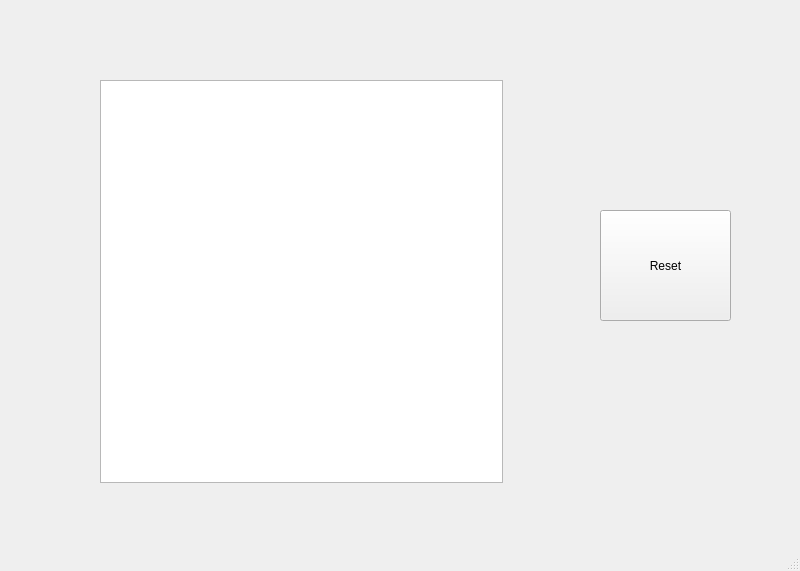
<?xml version="1.0" encoding="UTF-8"?>
<ui version="4.0">
 <class>MainWindow</class>
 <widget class="QMainWindow" name="MainWindow">
  <property name="geometry">
   <rect>
    <x>0</x>
    <y>0</y>
    <width>800</width>
    <height>571</height>
   </rect>
  </property>
  <property name="windowTitle">
   <string>MainWindow</string>
  </property>
  <widget class="QWidget" name="centralwidget">
   <widget class="QGraphicsView" name="MazeGraphicsView">
    <property name="geometry">
     <rect>
      <x>100</x>
      <y>80</y>
      <width>403</width>
      <height>403</height>
     </rect>
    </property>
    <property name="mouseTracking">
     <bool>false</bool>
    </property>
    <property name="autoFillBackground">
     <bool>false</bool>
    </property>
    <property name="backgroundBrush">
     <brush brushstyle="NoBrush">
      <color alpha="0">
       <red>0</red>
       <green>255</green>
       <blue>0</blue>
      </color>
     </brush>
    </property>
    <property name="foregroundBrush">
     <brush brushstyle="NoBrush">
      <color alpha="0">
       <red>0</red>
       <green>0</green>
       <blue>0</blue>
      </color>
     </brush>
    </property>
   </widget>
   <widget class="QPushButton" name="pushButton">
    <property name="geometry">
     <rect>
      <x>600</x>
      <y>210</y>
      <width>131</width>
      <height>111</height>
     </rect>
    </property>
    <property name="text">
     <string>Reset</string>
    </property>
   </widget>
  </widget>
  <widget class="QMenuBar" name="menubar">
   <property name="geometry">
    <rect>
     <x>0</x>
     <y>0</y>
     <width>800</width>
     <height>21</height>
    </rect>
   </property>
  </widget>
  <widget class="QStatusBar" name="statusbar"/>
 </widget>
 <resources/>
 <connections/>
</ui>
